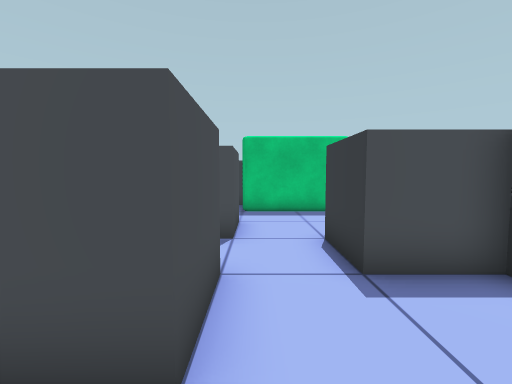
view 1 (above)

23 first-person views from a walk through a 3-D level made in the Unity game engine. The camera is 1.4 m above the floor, tilts 4° down and sees 90° across. The floor is counted in squares, 1 m on a side. Each view is taken from the middle of a square. On the plan, view 1 faces up. The plan holds only what a view shows up to about 13 squares ahead; the rest is blank. The place goes on beyond the plan.

view 2
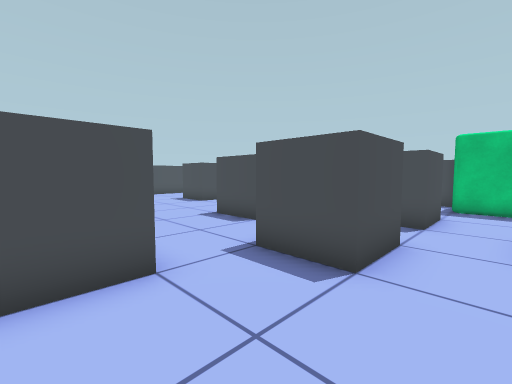

view 3
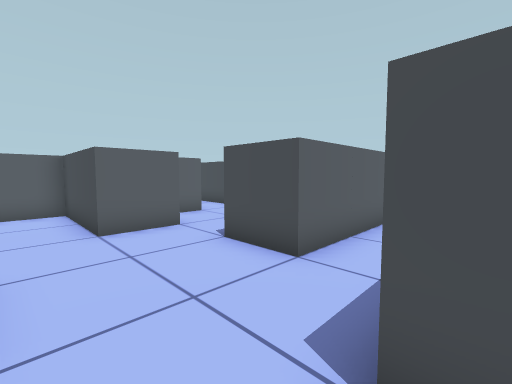

view 4
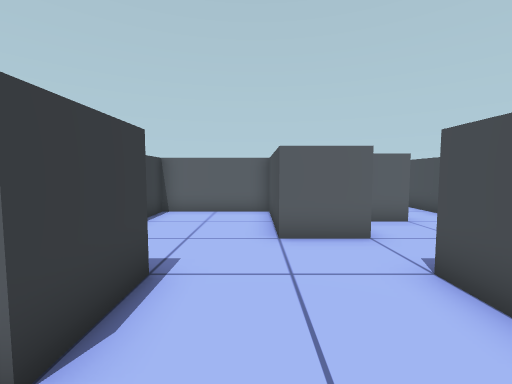

view 5
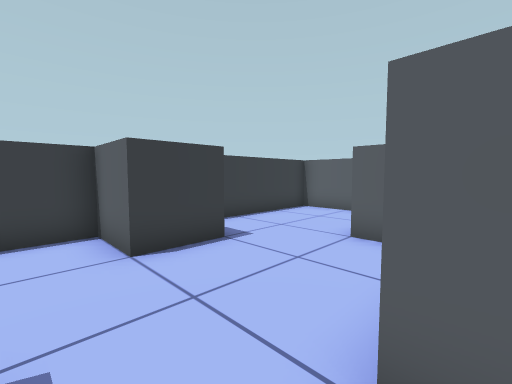

view 6
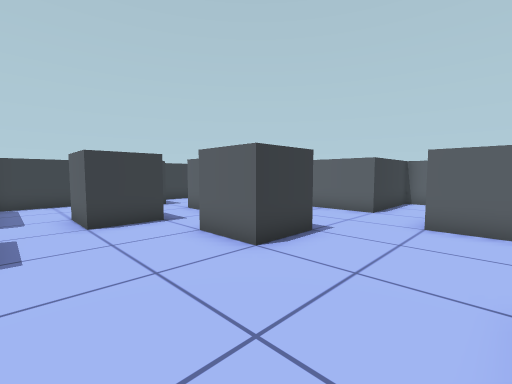

view 7
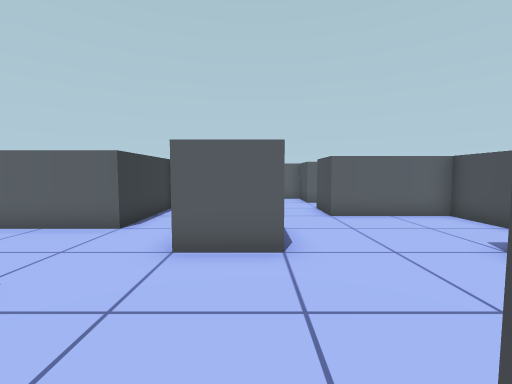

view 8
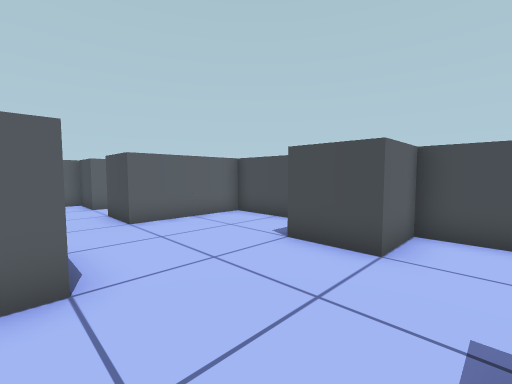

view 9
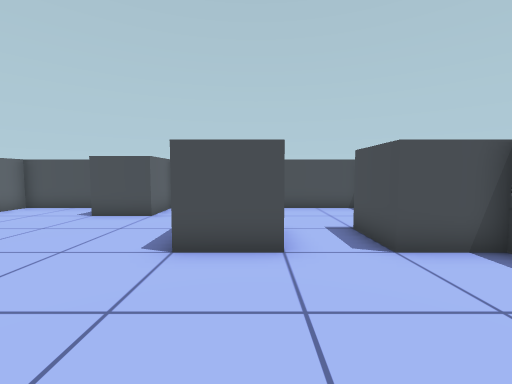

view 10
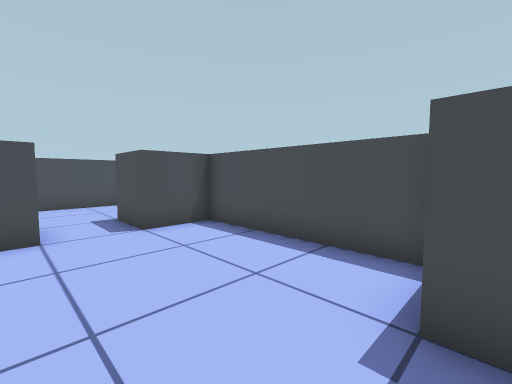

view 11
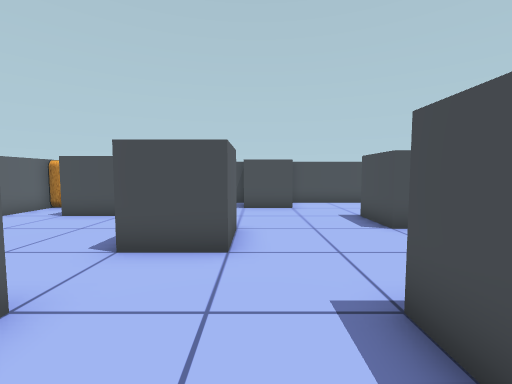

view 12
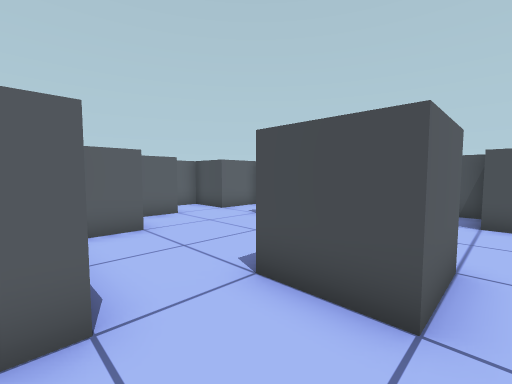

view 13
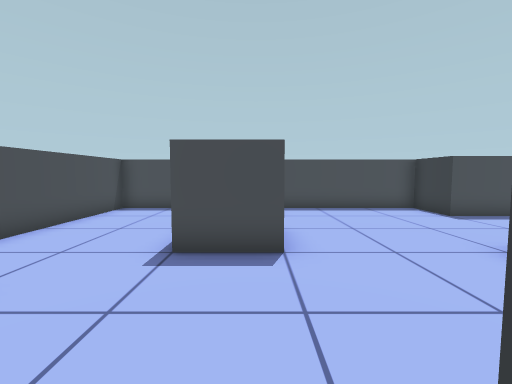

view 14
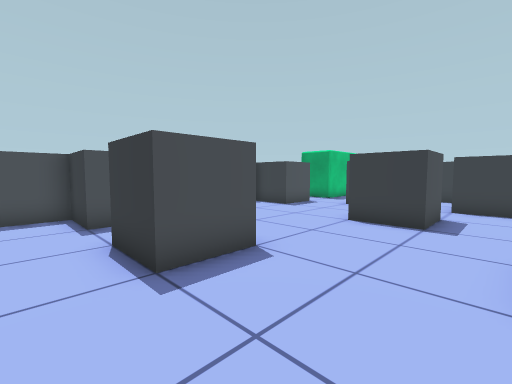

view 15
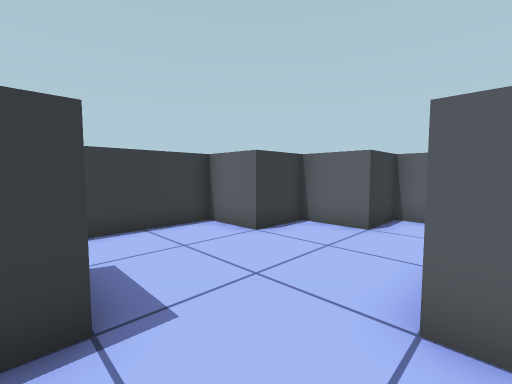

view 16
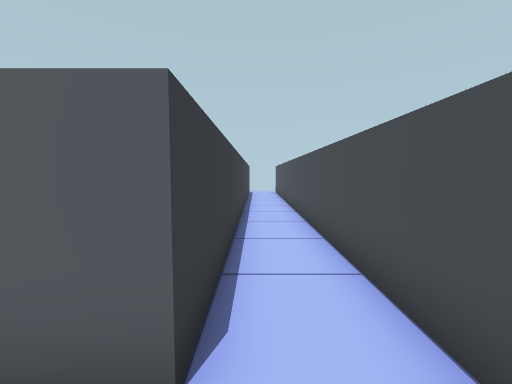

view 17
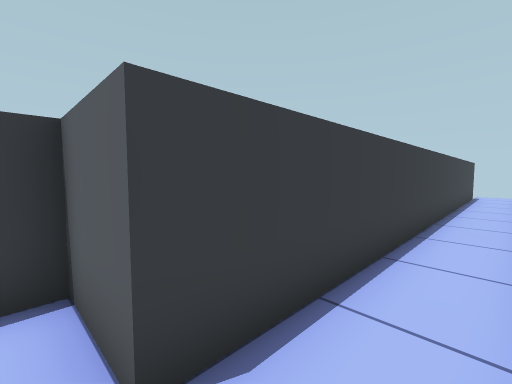

view 18
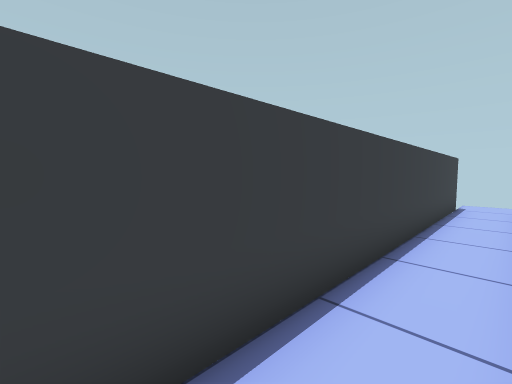

view 19
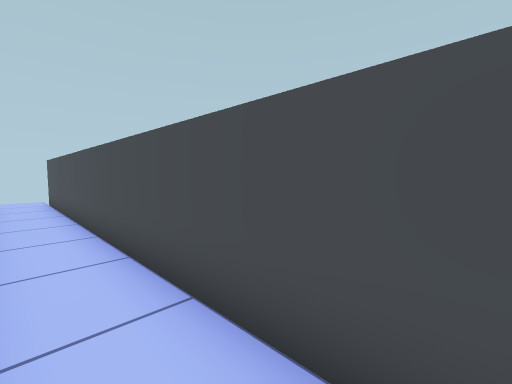

view 20
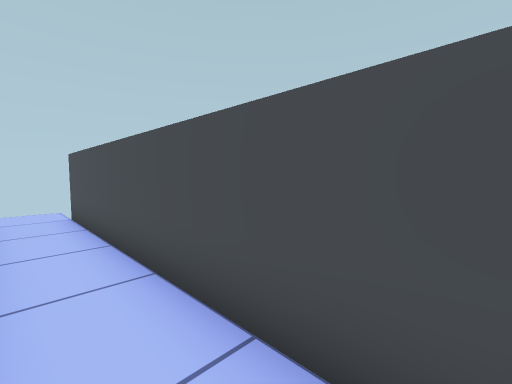

view 21
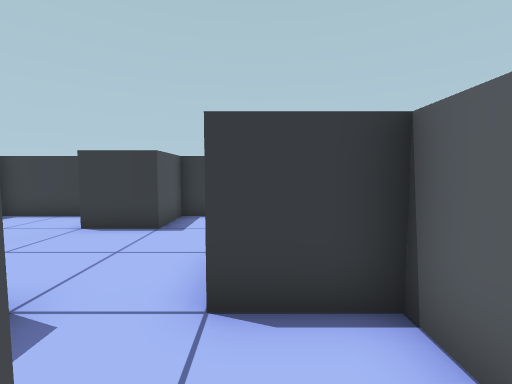

view 22
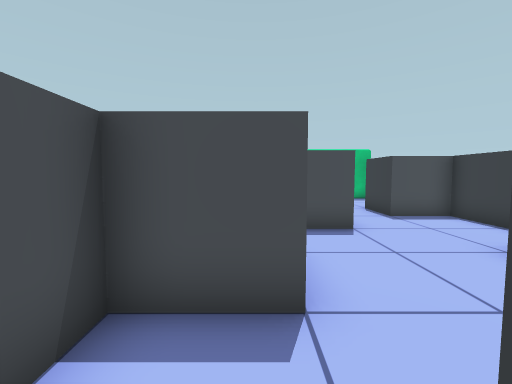

view 23
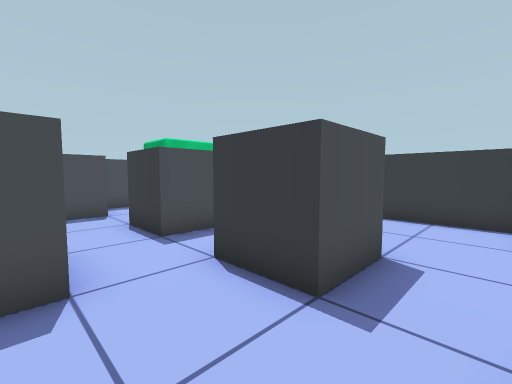

### Floor plan
Ten units are one square. View 1 is at (0, 0); x grows to the right and y downward. Boxes are objects, and circles mark ways between rooms. Rooms are numbered by the first view taken in them; rooms with no view inside come last. Other rooms are left out.
<svg viewBox="-170 -120 210 370">
<path fill="none" stroke="#000" d="M-65 64 -65 245M-25 5 -25 25 -45 25 -45 36M-5 -25 -5 -15 -15 -15M-45 245 -45 65 -25 65 -25 45 -5 45 -5 85 35 85 35 25 15 25 15 5 35 5 35 -35 15 -35M-105 6 -105 -15 -85 -15 -85 5M-105 -76 -105 -55 -125 -55 -125 -75M-44 -35 -65 -35 -65 -55 -45 -55M-165 -15 -165 25 -125 25 -125 45M-25 -55 -25 -75M-15 -15 -25 -15 -25 -35M-24 -95 -45 -95 -45 -115 -105 -115 -105 -95 -125 -95 -125 -115 -165 -115 -165 -35 -145 -35 -145 -15M-145 65 -125 65 -125 85 -105 85 -105 65 -85 65 -85 45 -65 45 -65 5 -25 5"/>
<rect x="-165" y="45" width="20" height="20" fill="#bbb"><title>other object</title></rect>
<circle cx="-25" cy="-5" r="3" fill="#2a7"/>
<text x="0" y="80">1</text>
<text x="-100" y="-30">2</text>
</svg>
Room 1 opens to room 2.

Where each view was taken, in squares from view 1:
view 1: 0 up, 0 right, facing up
view 2: 2 down, 1 right, facing up-left
view 3: 2 up, 1 right, facing down-left
view 4: 1 up, 0 right, facing down
view 5: 1 up, 3 left, facing down-right
view 6: 9 up, 10 left, facing down-right
view 7: 6 up, 10 left, facing down
view 8: 5 up, 10 left, facing down-left
view 9: 7 up, 6 left, facing left
view 10: 7 up, 4 left, facing up-left
view 11: 2 up, 4 left, facing left
view 12: 2 up, 6 left, facing down-left
view 13: 1 up, 11 left, facing up
view 14: 2 up, 14 left, facing up-right
view 15: 0 up, 13 left, facing down-right
view 16: 5 down, 5 left, facing down
view 17: 6 down, 6 left, facing down-right
view 18: 12 down, 6 left, facing down-right
view 19: 10 down, 5 left, facing down-left
view 20: 15 down, 5 left, facing down-left
view 21: 5 down, 5 left, facing right
view 22: 5 down, 3 left, facing up
view 23: 0 up, 5 left, facing up-right
